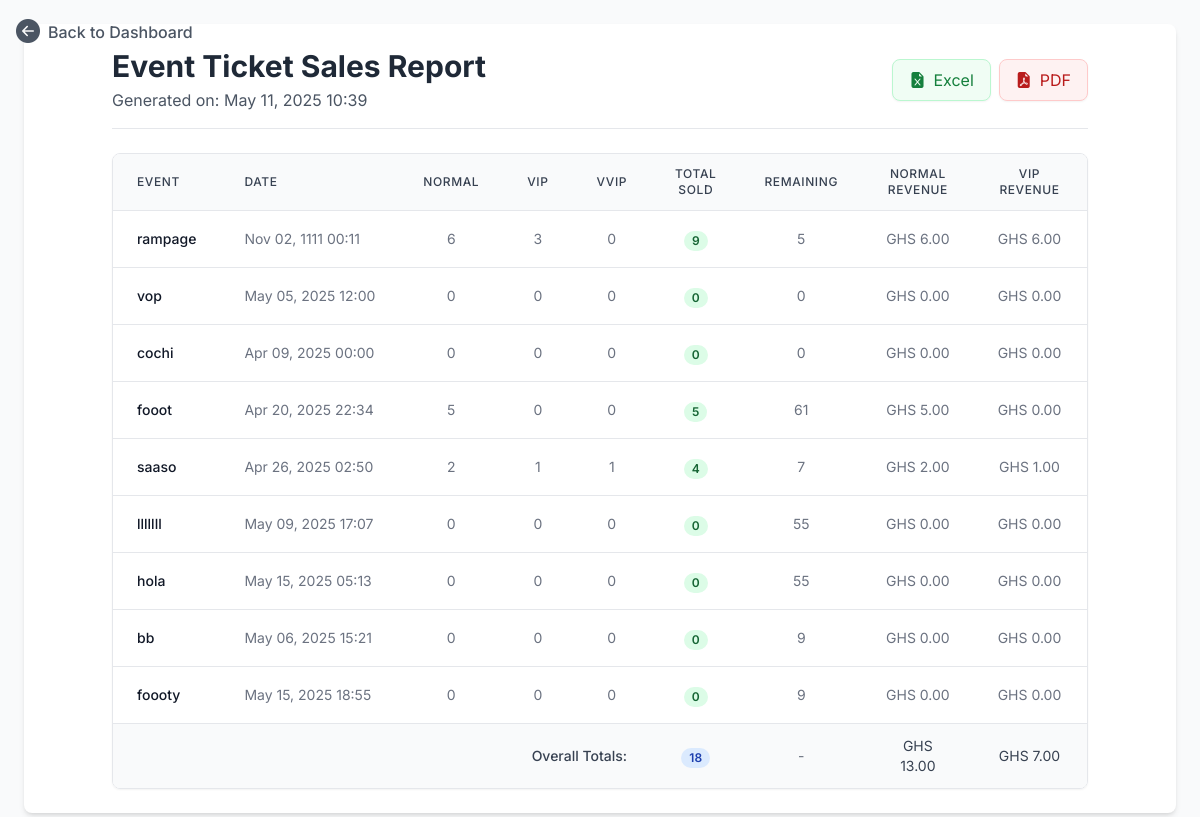
The page /report/ on the database its author committed.
### home/models.py (models this page shows, shortened)
class Event(models.Model):
    name = models.CharField(max_length=255)
    date_time = models.DateTimeField()
    location = models.CharField(max_length=255)
    normal_price = models.DecimalField(max_digits=10, decimal_places=2)
    vip_price = models.DecimalField(max_digits=10, decimal_places=2)
    vvip_price = models.DecimalField(max_digits=10, decimal_places=2)
    promotion_terms = models.TextField(blank=True, null=True)
    promotion_message = models.TextField(blank=True, null=True)
    banner = models.ImageField(upload_to="event_banners/", blank=True, null=True)
    total_tickets = models.IntegerField(default=0)
    @property
    def remaining_tickets(self):
        return self.total_tickets - self.tickets.count()

### home/views.py (the view)
# urls.py: path('report/', report_view, name='report'),
def report_view(request):
    report_data = []
    total_normal_revenue = 0
    total_vip_revenue = 0
    total_vvip_revenue = 0
    total_sold = 0
    events = Event.objects.all()
    for event in events:
        normal_tickets = event.tickets.filter(ticket_type='Normal').count()
        vip_tickets = event.tickets.filter(ticket_type='VIP').count()
        vvip_tickets = event.tickets.filter(ticket_type='VVIP').count()
        normal_revenue = normal_tickets * float(event.normal_price)
        vip_revenue = vip_tickets * float(event.vip_price)
        vvip_revenue = vvip_tickets * float(event.vvip_price)
        total_revenue = normal_revenue + vip_revenue + vvip_revenue
        total_normal_revenue += normal_revenue
        total_vip_revenue += vip_revenue
        total_vvip_revenue += vvip_revenue
        total_sold += normal_tickets + vip_tickets + vvip_tickets
        report_data.append({
            'event': event,
            'normal_tickets': normal_tickets,
            'vip_tickets': vip_tickets,
            'vvip_tickets': vvip_tickets,
            'normal_revenue': normal_revenue,
            'vip_revenue': vip_revenue,
            'vvip_revenue': vvip_revenue,
            'total_revenue': total_revenue,
            'total_sold': normal_tickets + vip_tickets + vvip_tickets,
            'remaining': event.remaining_tickets,
        })
    overall = {
        'total_sold': total_sold,
        'normal_revenue': total_normal_revenue,
        'vip_revenue': total_vip_revenue,
        'vvip_revenue': total_vvip_revenue,
        'total_revenue': total_normal_revenue + total_vip_revenue + total_vvip_revenue
    }
    return render(request, 'home/report.html', {
        'report_data': report_data,
        'overall': overall
    })

### home/templates/home/report.html (shortened to what this page needs)
{% extends 'home/report_base.html' %}
{% block content %}
<div class="container mx-auto p-4 md:p-6">
    <div class="flex flex-col md:flex-row justify-between items-start md:items-center mb-6 border-b pb-4">
    <div class="absolute top-4 left-4 no-print">
        <a href="{% url 'index2' %}" class="flex items-center text-gray-600 hover:text-gray-900 transition-colors">
            <i class="bi bi-arrow-left-circle-fill text-2xl"></i>
            <span class="ml-2 font-medium">Back to Dashboard</span>
        </a>
    </div>
        <div>
            <h1 class="text-2xl md:text-3xl font-bold text-gray-800">Event Ticket Sales Report</h1>
            <p class="text-gray-600 mt-1">Generated on: {% now "F j, Y H:i" %}</p>
        </div>
        <div class="mt-4 md:mt-0 no-print">
            <div class="flex flex-wrap gap-2">
                <a href="{% url 'download_excel' %}" class="flex items-center px-4 py-2 bg-green-50 text-green-700 rounded-lg border border-green-200 hover:bg-green-100 transition-colors shadow-sm">
                    <i class="bi bi-file-earmark-excel-fill mr-2"></i> Excel
                </a>
                <a href="{% url 'download_pdf' %}" class="flex items-center px-4 py-2 bg-red-50 text-red-700 rounded-lg border border-red-200 hover:bg-red-100 transition-colors shadow-sm">
                    <i class="bi bi-file-earmark-pdf-fill mr-2"></i> PDF
                </a>
            </div>
        </div>
    </div>
    <div class="overflow-x-auto rounded-lg border border-gray-200 shadow-sm">
        <table class="min-w-full divide-y divide-gray-200 table-bordered">
            <thead class="bg-gray-50">
                <tr>
                    <th scope="col" class="px-6 py-3 text-left text-xs font-medium text-gray-700 uppercase tracking-wider">Event</th>
                    <th scope="col" class="px-6 py-3 text-left text-xs font-medium text-gray-700 uppercase tracking-wider">Date</th>
                    <th scope="col" class="px-6 py-3 text-center text-xs font-medium text-gray-700 uppercase tracking-wider">Normal</th>
                    <th scope="col" class="px-6 py-3 text-center text-xs font-medium text-gray-700 uppercase tracking-wider">VIP</th>
                    <th scope="col" class="px-6 py-3 text-center text-xs font-medium text-gray-700 uppercase tracking-wider">VVIP</th>
                    <th scope="col" class="px-6 py-3 text-center text-xs font-medium text-gray-700 uppercase tracking-wider">Total Sold</th>
                    <th scope="col" class="px-6 py-3 text-center text-xs font-medium text-gray-700 uppercase tracking-wider">Remaining</th>
                    <th scope="col" class="px-6 py-3 text-center text-xs font-medium text-gray-700 uppercase tracking-wider">Normal Revenue</th>
                    <th scope="col" class="px-6 py-3 text-center text-xs font-medium text-gray-700 uppercase tracking-wider">VIP Revenue</th>
                    <th scope="col" class="px-6 py-3 text-center text-xs font-medium text-gray-700 uppercase tracking-wider">VVIP Revenue</th>
                </tr>
            </thead>
            <tbody class="bg-white divide-y divide-gray-200">
                {% for item in report_data %}
                <tr class="hover:bg-gray-50">
                    <td class="px-6 py-4 whitespace-nowrap text-sm font-medium text-gray-900">{{ item.event.name }}</td>
                    <td class="px-6 py-4 whitespace-nowrap text-sm text-gray-500">{{ item.event.date_time|date:"M d, Y H:i" }}</td>
                    <td class="px-6 py-4 whitespace-nowrap text-sm text-gray-500 text-center">{{ item.normal_tickets }}</td>
                    <td class="px-6 py-4 whitespace-nowrap text-sm text-gray-500 text-center">{{ item.vip_tickets }}</td>
                    <td class="px-6 py-4 whitespace-nowrap text-sm text-gray-500 text-center">{{ item.vvip_tickets }}</td>
                    <td class="px-6 py-4 whitespace-nowrap text-center">
                        <span class="px-2 inline-flex text-xs leading-5 font-semibold rounded-full bg-green-100 text-green-800">{{ item.total_sold }}</span>
                    </td>
                    <td class="px-6 py-4 whitespace-nowrap text-sm text-gray-500 text-center">{{ item.remaining }}</td>
                    <td class="px-6 py-4 whitespace-nowrap text-sm text-gray-500 text-center">GHS {{ item.normal_revenue|floatformat:2 }}</td>
                    <td class="px-6 py-4 whitespace-nowrap text-sm text-gray-500 text-center">GHS {{ item.vip_revenue|floatformat:2 }}</td>
                    <td class="px-6 py-4 whitespace-nowrap text-sm text-gray-500 text-center">GHS {{ item.vvip_revenue|floatformat:2 }}</td>
                </tr>
                {% empty %}
                <tr>
                    <td colspan="11" class="px-6 py-4 text-center text-sm text-gray-500">No events found.</td>
                </tr>
                {% endfor %}
            </tbody>
            <tfoot class="bg-gray-50 border-t-2 border-gray-200">
                <tr>
                    <td colspan="5" class="px-6 py-3 text-right text-sm font-medium text-gray-700">Overall Totals:</td>
                    <td class="px-6 py-3 text-center">
                        <span class="px-2 inline-flex text-xs leading-5 font-semibold rounded-full bg-blue-100 text-blue-800">{{ overall.total_sold }}</span>
                    </td>
                    <td class="px-6 py-3 text-center text-sm text-gray-500">-</td>
                    <td class="px-6 py-3 text-center text-sm text-gray-700">GHS {{ overall.normal_revenue|floatformat:2 }}</td>
                    <td class="px-6 py-3 text-center text-sm text-gray-700">GHS {{ overall.vip_revenue|floatformat:2 }}</td>
                    <td class="px-6 py-3 text-center text-sm text-gray-700">GHS {{ overall.vvip_revenue|floatformat:2 }}</td>
                </tr>
            </tfoot>
        </table>
    </div>
</div>
{% endblock %}

### rows shown on the page
Event: event.name "rampage", event.date_time "Nov 02, 1111 00:11", normal_tickets "6", vip_tickets "3", vvip_tickets "0", total_sold "9", remaining "5", normal_revenue "6.00", vip_revenue "6.00"
Event: event.name "vop", event.date_time "May 05, 2025 12:00", normal_tickets "0", vip_tickets "0", vvip_tickets "0", total_sold "0", remaining "0", normal_revenue "0.00", vip_revenue "0.00"
Event: event.name "cochi", event.date_time "Apr 09, 2025 00:00", normal_tickets "0", vip_tickets "0", vvip_tickets "0", total_sold "0", remaining "0", normal_revenue "0.00", vip_revenue "0.00"
Event: event.name "fooot", event.date_time "Apr 20, 2025 22:34", normal_tickets "5", vip_tickets "0", vvip_tickets "0", total_sold "5", remaining "61", normal_revenue "5.00", vip_revenue "0.00"
Event: event.name "saaso", event.date_time "Apr 26, 2025 02:50", normal_tickets "2", vip_tickets "1", vvip_tickets "1", total_sold "4", remaining "7", normal_revenue "2.00", vip_revenue "1.00"
Event: event.name "lllllll", event.date_time "May 09, 2025 17:07", normal_tickets "0", vip_tickets "0", vvip_tickets "0", total_sold "0", remaining "55", normal_revenue "0.00", vip_revenue "0.00"
Event: event.name "hola", event.date_time "May 15, 2025 05:13", normal_tickets "0", vip_tickets "0", vvip_tickets "0", total_sold "0", remaining "55", normal_revenue "0.00", vip_revenue "0.00"
Event: event.name "bb", event.date_time "May 06, 2025 15:21", normal_tickets "0", vip_tickets "0", vvip_tickets "0", total_sold "0", remaining "9", normal_revenue "0.00", vip_revenue "0.00"
Event: event.name "foooty", event.date_time "May 15, 2025 18:55", normal_tickets "0", vip_tickets "0", vvip_tickets "0", total_sold "0", remaining "9", normal_revenue "0.00", vip_revenue "0.00"

### other values the page prints
{{ overall.total_sold }} "18"
{{ overall.normal_revenue|floatformat:2 }} "13.00"
{{ overall.vip_revenue|floatformat:2 }} "7.00"
